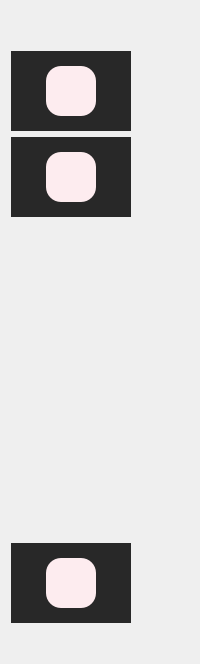
         <widget class="QWidget" name="navigation_buttons" native="true">
          <layout class="QVBoxLayout" name="verticalLayout_5">
           <item>
            <spacer name="buttons_spacer_1">
             <property name="orientation">
              <enum>Qt::Orientation::Vertical</enum>
             </property>
             <property name="sizeType">
              <enum>QSizePolicy::Policy::Fixed</enum>
             </property>
             <property name="sizeHint" stdset="0">
              <size>
               <width>20</width>
               <height>40</height>
              </size>
             </property>
            </spacer>
           </item>
           <item>
            <widget class="QWidget" name="inputs_button_box" native="true">
             <property name="minimumSize">
              <size>
               <width>120</width>
               <height>80</height>
              </size>
             </property>
             <property name="maximumSize">
              <size>
               <width>120</width>
               <height>80</height>
              </size>
             </property>
             <property name="styleSheet">
              <string notr="true">background-color: rgb(40,40,40);</string>
             </property>
             <layout class="QHBoxLayout" name="horizontalLayout_8">
              <property name="spacing">
               <number>0</number>
              </property>
              <property name="leftMargin">
               <number>0</number>
              </property>
              <property name="topMargin">
               <number>0</number>
              </property>
              <property name="rightMargin">
               <number>0</number>
              </property>
              <property name="bottomMargin">
               <number>0</number>
              </property>
              <item>
               <spacer name="inputs_button_lspacer">
                <property name="orientation">
                 <enum>Qt::Orientation::Horizontal</enum>
                </property>
                <property name="sizeType">
                 <enum>QSizePolicy::Policy::Maximum</enum>
                </property>
                <property name="sizeHint" stdset="0">
                 <size>
                  <width>35</width>
                  <height>20</height>
                 </size>
                </property>
               </spacer>
              </item>
              <item>
               <widget class="QPushButton" name="inputs_button">
                <property name="sizePolicy">
                 <sizepolicy hsizetype="Minimum" vsizetype="Minimum">
                  <horstretch>0</horstretch>
                  <verstretch>0</verstretch>
                 </sizepolicy>
                </property>
                <property name="minimumSize">
                 <size>
                  <width>50</width>
                  <height>50</height>
                 </size>
                </property>
                <property name="maximumSize">
                 <size>
                  <width>50</width>
                  <height>50</height>
                 </size>
                </property>
                <property name="font">
                 <font>
                  <pointsize>30</pointsize>
                 </font>
                </property>
                <property name="styleSheet">
                 <string notr="true">QPushButton {background-color: rgb(253,236,239);
                            border-radius: 15px;
                            color: white;}
QPushButton:hover {background-color: rgb(80,80,80);}
QPushButton:pressed {background-color: rgb(0,0,0);}</string>
                </property>
                <property name="text">
                 <string/>
                </property>
                <property name="icon">
                 <iconset>
                  <normaloff>../resources/add.png</normaloff>../resources/add.png</iconset>
                </property>
                <property name="iconSize">
                 <size>
                  <width>30</width>
                  <height>30</height>
                 </size>
                </property>
               </widget>
              </item>
              <item>
               <spacer name="inputs_button_rspacer">
                <property name="orientation">
                 <enum>Qt::Orientation::Horizontal</enum>
                </property>
                <property name="sizeType">
                 <enum>QSizePolicy::Policy::Minimum</enum>
                </property>
                <property name="sizeHint" stdset="0">
                 <size>
                  <width>35</width>
                  <height>20</height>
                 </size>
                </property>
               </spacer>
              </item>
             </layout>
            </widget>
           </item>
           <item>
            <widget class="QWidget" name="results_button_box" native="true">
             <property name="minimumSize">
              <size>
               <width>120</width>
               <height>80</height>
              </size>
             </property>
             <property name="maximumSize">
              <size>
               <width>120</width>
               <height>80</height>
              </size>
             </property>
             <property name="styleSheet">
              <string notr="true">background-color: rgb(40,40,40);</string>
             </property>
             <layout class="QHBoxLayout" name="horizontalLayout_4">
              <property name="spacing">
               <number>0</number>
              </property>
              <property name="leftMargin">
               <number>0</number>
              </property>
              <property name="topMargin">
               <number>0</number>
              </property>
              <property name="rightMargin">
               <number>0</number>
              </property>
              <property name="bottomMargin">
               <number>0</number>
              </property>
              <item>
               <spacer name="results_button_lspacer">
                <property name="orientation">
                 <enum>Qt::Orientation::Horizontal</enum>
                </property>
                <property name="sizeType">
                 <enum>QSizePolicy::Policy::Maximum</enum>
                </property>
                <property name="sizeHint" stdset="0">
                 <size>
                  <width>35</width>
                  <height>20</height>
                 </size>
                </property>
               </spacer>
              </item>
              <item>
               <widget class="QPushButton" name="results_button">
                <property name="sizePolicy">
                 <sizepolicy hsizetype="Minimum" vsizetype="Minimum">
                  <horstretch>0</horstretch>
                  <verstretch>0</verstretch>
                 </sizepolicy>
                </property>
                <property name="minimumSize">
                 <size>
                  <width>50</width>
                  <height>50</height>
                 </size>
                </property>
                <property name="maximumSize">
                 <size>
                  <width>50</width>
                  <height>50</height>
                 </size>
                </property>
                <property name="font">
                 <font>
                  <pointsize>30</pointsize>
                 </font>
                </property>
                <property name="styleSheet">
                 <string notr="true">QPushButton {background-color: rgb(253,236,239);
                            border-radius: 15px;
                            color: white;}
                            QPushButton:hover {background-color: rgb(80,80,80);}
                            QPushButton:pressed {background-color: rgb(30,30,30);}</string>
                </property>
                <property name="text">
                 <string/>
                </property>
                <property name="icon">
                 <iconset>
                  <normaloff>../resources/calendar.png</normaloff>../resources/calendar.png</iconset>
                </property>
                <property name="iconSize">
                 <size>
                  <width>30</width>
                  <height>30</height>
                 </size>
                </property>
               </widget>
              </item>
              <item>
               <spacer name="results_button_rspaces">
                <property name="orientation">
                 <enum>Qt::Orientation::Horizontal</enum>
                </property>
                <property name="sizeType">
                 <enum>QSizePolicy::Policy::Minimum</enum>
                </property>
                <property name="sizeHint" stdset="0">
                 <size>
                  <width>35</width>
                  <height>20</height>
                 </size>
                </property>
               </spacer>
              </item>
             </layout>
            </widget>
           </item>
           <item>
            <spacer name="buttons_spacer_2">
             <property name="orientation">
              <enum>Qt::Orientation::Vertical</enum>
             </property>
             <property name="sizeType">
              <enum>QSizePolicy::Policy::Fixed</enum>
             </property>
             <property name="sizeHint" stdset="0">
              <size>
               <width>20</width>
               <height>320</height>
              </size>
             </property>
            </spacer>
           </item>
           <item>
            <widget class="QWidget" name="exit_button_box" native="true">
             <property name="minimumSize">
              <size>
               <width>120</width>
               <height>80</height>
              </size>
             </property>
             <property name="maximumSize">
              <size>
               <width>120</width>
               <height>80</height>
              </size>
             </property>
             <property name="styleSheet">
              <string notr="true">background-color: rgb(40,40,40);</string>
             </property>
             <layout class="QHBoxLayout" name="horizontalLayout_5">
              <property name="spacing">
               <number>0</number>
              </property>
              <property name="leftMargin">
               <number>0</number>
              </property>
              <property name="topMargin">
               <number>0</number>
              </property>
              <property name="rightMargin">
               <number>0</number>
              </property>
              <property name="bottomMargin">
               <number>0</number>
              </property>
              <item>
               <spacer name="exit_button_lspacer">
                <property name="orientation">
                 <enum>Qt::Orientation::Horizontal</enum>
                </property>
                <property name="sizeType">
                 <enum>QSizePolicy::Policy::Maximum</enum>
                </property>
                <property name="sizeHint" stdset="0">
                 <size>
                  <width>35</width>
                  <height>20</height>
                 </size>
                </property>
               </spacer>
              </item>
              <item>
               <widget class="QPushButton" name="exit_button">
                <property name="sizePolicy">
                 <sizepolicy hsizetype="Minimum" vsizetype="Minimum">
                  <horstretch>0</horstretch>
                  <verstretch>0</verstretch>
                 </sizepolicy>
                </property>
                <property name="minimumSize">
                 <size>
                  <width>50</width>
                  <height>50</height>
                 </size>
                </property>
                <property name="maximumSize">
                 <size>
                  <width>50</width>
                  <height>50</height>
                 </size>
                </property>
                <property name="font">
                 <font>
                  <pointsize>30</pointsize>
                 </font>
                </property>
                <property name="styleSheet">
                 <string notr="true">QPushButton {background-color: rgb(253,236,239);
                            border-radius: 15px;
                            color: white;}
                            QPushButton:hover {background-color: rgb(80,80,80);}
                            QPushButton:pressed {background-color: rgb(30,30,30);}</string>
                </property>
                <property name="text">
                 <string/>
                </property>
                <property name="icon">
                 <iconset>
                  <normaloff>../resources/close.png</normaloff>../resources/close.png</iconset>
                </property>
                <property name="iconSize">
                 <size>
                  <width>30</width>
                  <height>30</height>
                 </size>
                </property>
               </widget>
              </item>
              <item>
               <spacer name="exit_button_rspacer">
                <property name="orientation">
                 <enum>Qt::Orientation::Horizontal</enum>
                </property>
                <property name="sizeType">
                 <enum>QSizePolicy::Policy::Minimum</enum>
                </property>
                <property name="sizeHint" stdset="0">
                 <size>
                  <width>35</width>
                  <height>20</height>
                 </size>
                </property>
               </spacer>
              </item>
             </layout>
            </widget>
           </item>
           <item>
            <spacer name="buttons_spacer_3">
             <property name="orientation">
              <enum>Qt::Orientation::Vertical</enum>
             </property>
             <property name="sizeType">
              <enum>QSizePolicy::Policy::Fixed</enum>
             </property>
             <property name="sizeHint" stdset="0">
              <size>
               <width>20</width>
               <height>30</height>
              </size>
             </property>
            </spacer>
           </item>
          </layout>
         </widget>
